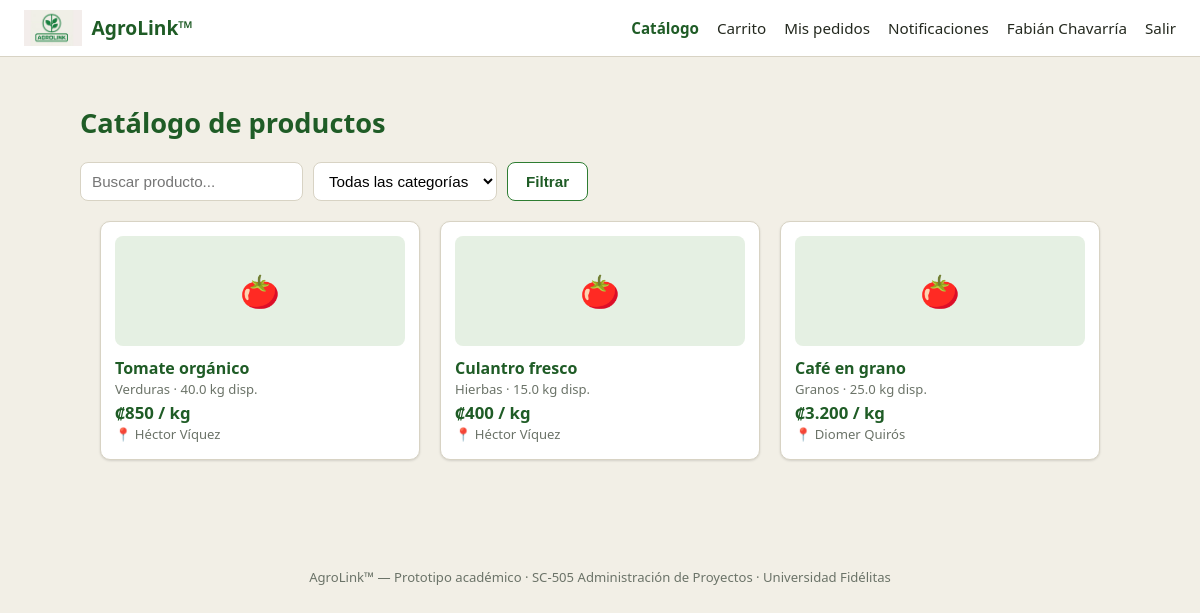
Page /catalogo.php (signed in) on the committed database.
### tables this page shows
CREATE TABLE usuarios (
    id INT AUTO_INCREMENT PRIMARY KEY,
    tipo ENUM('agricultor', 'consumidor') NOT NULL,
    nombre VARCHAR(120) NOT NULL,
    cedula VARCHAR(20) NULL,
    telefono VARCHAR(20) NOT NULL,
    email VARCHAR(120) NOT NULL UNIQUE,
    password_hash VARCHAR(255) NOT NULL,
    ubicacion VARCHAR(150) NULL,          
    latitud DECIMAL(10,6) NULL,
    longitud DECIMAL(10,6) NULL,
    zona_cobertura_km INT NULL,           
    bio TEXT NULL,                        
    calificacion_promedio DECIMAL(3,2) DEFAULT 0,
    reset_token VARCHAR(10) NULL,         
    reset_token_expira DATETIME NULL,
    creado_en TIMESTAMP DEFAULT CURRENT_TIMESTAMP
);

CREATE TABLE productos (
    id INT AUTO_INCREMENT PRIMARY KEY,
    agricultor_id INT NOT NULL,
    nombre VARCHAR(120) NOT NULL,
    categoria VARCHAR(60) NOT NULL,
    precio_crc DECIMAL(10,2) NOT NULL,
    cantidad_kg DECIMAL(10,2) NOT NULL,
    imagen VARCHAR(255) NULL,
    descripcion TEXT NULL,
    activo TINYINT(1) DEFAULT 1,
    creado_en TIMESTAMP DEFAULT CURRENT_TIMESTAMP,
    FOREIGN KEY (agricultor_id) REFERENCES usuarios(id) ON DELETE CASCADE,
    CHECK (precio_crc >= 0),
    CHECK (cantidad_kg >= 0)
);

### config/db.php (called while the page is built, shortened)
<?php
function getDB(): PDO {
    static $pdo = null;
    if ($pdo === null) {
        $dsn = "mysql:host=" . DB_HOST . ";dbname=" . DB_NAME . ";charset=utf8mb4";
        $opciones = [
            PDO::ATTR_ERRMODE            => PDO::ERRMODE_EXCEPTION,
            PDO::ATTR_DEFAULT_FETCH_MODE => PDO::FETCH_ASSOC,
            PDO::ATTR_EMULATE_PREPARES   => false,
        ];
        try {
            $pdo = new PDO($dsn, DB_USER, DB_PASS, $opciones);
        } catch (PDOException $e) {
            die('Error de conexión a la base de datos: ' . $e->getMessage());
        }
    }
    return $pdo;
}

### includes/auth.php (called while the page is built, shortened)
<?php
require_once __DIR__ . '/../config/db.php';
function usuarioActual(): ?array {
    static $cache = null;
    if ($cache !== null) return $cache;
    $stmt = getDB()->prepare('SELECT * FROM usuarios WHERE id = ?');
    $stmt->execute([$_SESSION['usuario_id']]);
    $cache = $stmt->fetch() ?: null;
    return $cache;
}
function requerirLogin(): void {
    if (!usuarioActual()) {
        header('Location: login.php');
        exit;
    }
}
function requerirTipo(string $tipo): void {
    requerirLogin();
}
function formatoColones(float $monto): string {
    return '₡' . number_format($monto, 0, ',', '.');
}

### public/catalogo.php (the view, shortened to what this page needs)
<?php
require_once __DIR__ . '/../includes/auth.php';
requerirTipo('consumidor');
$u = usuarioActual();
$db = getDB();
$busqueda  = trim($_GET['q'] ?? '');
$sql = "SELECT p.*, ag.nombre AS agricultor_nombre, ag.ubicacion AS agricultor_ubicacion,
               ag.calificacion_promedio, ag.id AS agricultor_id
        FROM productos p
        JOIN usuarios ag ON ag.id = p.agricultor_id
        WHERE p.activo = 1 AND p.cantidad_kg > 0";
$params = [];
$sql .= ' ORDER BY (ag.ubicacion = ?) DESC, p.creado_en DESC';
$params[] = $u['ubicacion'] ?? '';
$stmt = $db->prepare($sql);
$stmt->execute($params);
$productos = $stmt->fetchAll();
require_once __DIR__ . '/../includes/header.php';
?>
<h1>Catálogo de productos</h1>
<form method="get" class="filtros">
    <input type="text" name="q" placeholder="Buscar producto..." value="<?= htmlspecialchars($busqueda) ?>">
    <select name="categoria">
        <option value="">Todas las categorías</option>
    </select>
    <button type="submit" class="btn secundario">Filtrar</button>
</form>
<?php if (!$productos): ?>
    <div class="card empty-state">No se encontraron productos con esos filtros.</div>
<?php else: ?>
<div class="grid">
    <?php foreach ($productos as $p): ?>
    <a href="producto.php?id=<?= $p['id'] ?>" class="card producto-card">
        <div class="miniatura">
            <?php if ($p['imagen']): ?>
                <img src="assets/img/productos/<?= htmlspecialchars($p['imagen']) ?>" style="width:100%;height:100%;object-fit:cover;border-radius:8px;">
            <?php else: ?>🍅<?php endif; ?>
        </div>
        <strong><?= htmlspecialchars($p['nombre']) ?></strong>
        <div class="meta"><?= htmlspecialchars($p['categoria']) ?> · <?= number_format($p['cantidad_kg'], 1) ?> kg disp.</div>
        <div class="precio"><?= formatoColones($p['precio_crc']) ?> / kg</div>
        <div class="meta">
            📍 <?= htmlspecialchars($p['agricultor_nombre']) ?>
        </div>
    </a>
    <?php endforeach; ?>
</div>
<?php endif; ?>
<?php require_once __DIR__ . '/../includes/footer.php'; ?>

### includes/header.php (shortened to what this page needs)
<?php
require_once __DIR__ . '/auth.php';
$u = usuarioActual();
$paginaActual = basename($_SERVER['PHP_SELF']);
?>
<!DOCTYPE html>
<html lang="es">
<head>
<link rel="stylesheet" href="assets/css/style.css">
</head>
<body>
<div class="navbar">
    <a href="index.php" class="brand">
        <img src="assets/img/logo.png" alt="AgroLink">
        AgroLink™
    </a>
    <nav>
        <?php if ($u && $u['tipo'] === 'agricultor'): ?>
            <a href="productos_mios.php" class="<?= $paginaActual==='productos_mios.php'?'activo':'' ?>">Mi inventario</a>
            <a href="productos_publicar.php" class="<?= $paginaActual==='productos_publicar.php'?'activo':'' ?>">Publicar</a>
            <a href="pedidos_agricultor.php" class="<?= $paginaActual==='pedidos_agricultor.php'?'activo':'' ?>">Pedidos recibidos</a>
        <?php elseif ($u && $u['tipo'] === 'consumidor'): ?>
            <a href="catalogo.php" class="<?= $paginaActual==='catalogo.php'?'activo':'' ?>">Catálogo</a>
            <a href="carrito.php" class="<?= $paginaActual==='carrito.php'?'activo':'' ?>">Carrito
            </a>
            <a href="pedidos_consumidor.php" class="<?= $paginaActual==='pedidos_consumidor.php'?'activo':'' ?>">Mis pedidos</a>
        <?php endif; ?>
        <?php if ($u): ?>
            <a href="notificaciones.php" class="<?= $paginaActual==='notificaciones.php'?'activo':'' ?>">
                Notificaciones
            </a>
            <a href="perfil.php" class="<?= $paginaActual==='perfil.php'?'activo':'' ?>"><?= htmlspecialchars($u['nombre']) ?></a>
            <a href="logout.php">Salir</a>
        <?php else: ?>
            <a href="login.php">Iniciar sesión</a>
            <a href="registro_agricultor.php" class="btn pequeno">Soy agricultor</a>
            <a href="registro_consumidor.php" class="btn secundario pequeno">Soy consumidor</a>
        <?php endif; ?>
    </nav>
</div>
<div class="container<?= isset($angosto) && $angosto ? ' angosto' : '' ?>">

### includes/footer.php
</div>
<footer>
    AgroLink™ — Prototipo académico · SC-505 Administración de Proyectos · Universidad Fidélitas
</footer>
</body>
</html>

### public/assets/css/style.css (style rules this page uses)
:root { --verde-oscuro: #1f5c26; --verde: #2e7d32; --verde-claro: #e5f0e3; --crema: #f2efe6; --texto: #24291f; --gris: #6b7368; --borde: #d8d3c4; --rojo: #c0392b; --amarillo: #b7860b; --radio: 10px; --sombra: 0 1px 3px rgba(0,0,0,.08), 0 1px 2px rgba(0,0,0,.06); }
* { box-sizing: border-box; }
body { margin: 0; font-family: 'Segoe UI', system-ui, -apple-system, sans-serif; background: var(--crema); color: var(--texto); line-height: 1.5; }
a { color: var(--verde-oscuro); text-decoration: none; }
.navbar { display: flex; align-items: center; justify-content: space-between; background: #fff; border-bottom: 1px solid var(--borde); padding: 10px 24px; position: sticky; top: 0; z-index: 10; }
.navbar .brand { display: flex; align-items: center; gap: 10px; font-weight: 700; font-size: 1.2rem; color: var(--verde-oscuro); }
.navbar .brand img { height: 36px; }
.navbar nav { display: flex; align-items: center; gap: 18px; font-size: .95rem; }
.navbar nav a { color: var(--texto); font-weight: 500; }
.navbar nav a.activo { color: var(--verde-oscuro); font-weight: 700; }
.container { max-width: 1080px; margin: 0 auto; padding: 28px 20px 60px; }
h1, h2, h3 { color: var(--verde-oscuro); }
h1 { font-size: 1.7rem; }
.card { background: #fff; border: 1px solid var(--borde); border-radius: var(--radio); box-shadow: var(--sombra); padding: 20px; margin-bottom: 18px; }
.grid { display: grid; justify-content: center; display: grid; grid-template-columns: repeat(auto-fit, minmax(230px, 320px)); gap: 20px; margin: 0 auto; width: 100%; max-width: 1200px; }
.producto-card { padding: 14px; }
.producto-card .miniatura { height: 110px; border-radius: 8px; background: var(--verde-claro); display: flex; align-items: center; justify-content: center; color: var(--verde-oscuro); font-size: 2rem; margin-bottom: 10px; }
.producto-card .precio { font-weight: 700; color: var(--verde-oscuro); font-size: 1.05rem; }
.producto-card .meta { color: var(--gris); font-size: .82rem; }
input, select, textarea { width: 100%; padding: 9px 11px; border: 1px solid var(--borde); border-radius: 8px; font-size: .95rem; background: #fff; }
.btn { display: inline-block; background: var(--verde); color: #fff; border: none; padding: 10px 18px; border-radius: 8px; font-weight: 600; cursor: pointer; font-size: .95rem; }
.btn.secundario { background: #fff; color: var(--verde-oscuro); border: 1px solid var(--verde); }
.filtros { display: flex; gap: 10px; flex-wrap: wrap; margin-bottom: 20px; }
.filtros input, .filtros select { width: auto; min-width: 160px; }
footer { text-align: center; color: var(--gris); font-size: .82rem; padding: 30px 20px; }
.card, .producto-card, .btn, .tag { transition: box-shadow .15s ease, transform .15s ease, background .15s ease; }

### rows in the picture
usuarios: nombre "Fabián Chavarría"
productos: nombre "Tomate orgánico", categoria "Verduras", cantidad_kg "40.0", precio_crc "₡850", agricultor.nombre "Héctor Víquez"
productos: nombre "Culantro fresco", categoria "Hierbas", cantidad_kg "15.0", precio_crc "₡400", agricultor.nombre "Héctor Víquez"
productos: nombre "Café en grano", categoria "Granos", cantidad_kg "25.0", precio_crc "₡3.200", agricultor.nombre "Diomer Quirós"
